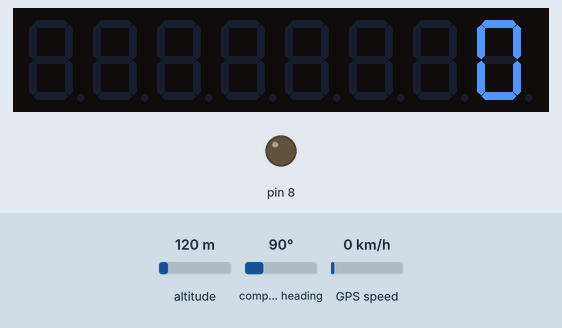
Simulated run of this sketch. Board: SparkFun Pro Micro, built with avr-gcc and run on an emulated ATmega32U4. Shown: 8-digit seven-segment display, output pins drawn as LEDs (lit = HIGH). Inputs (shaded band) come from the test bench; at power-on: GPS speed 0 km/h, altitude 120 m, compass heading 90°. Random numbers use the default seed unless the sketch sets one; the GPS gets a fix after 3 s at 37.7749, -122.4194 with 8 satellites.

Above: at 1.2 s.
1.3 s: GPS speed set to 2 km/h
At 5.3 s:
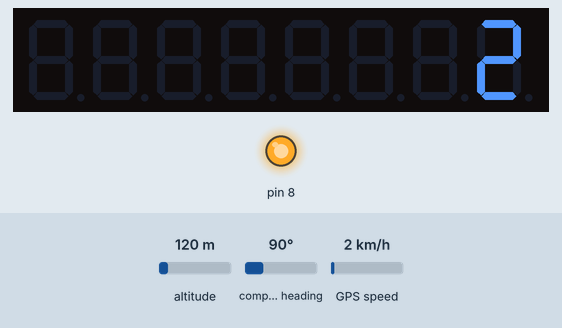
5.4 s: GPS speed set to 30 km/h
At 7.8 s:
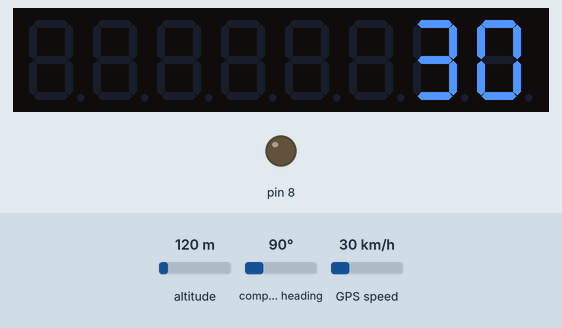
8.5 s: GPS speed set to 60 km/h
At 11.4 s:
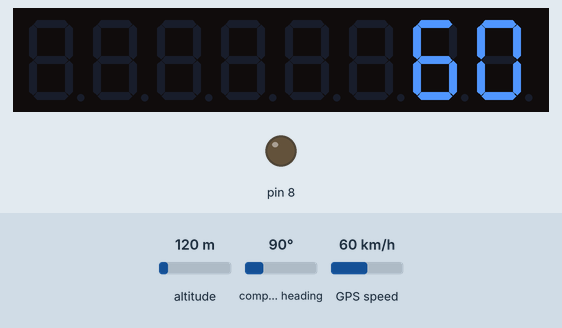
Timing chart, 0 to 12.9 s (numbered marks = the images above; inputs shaded):
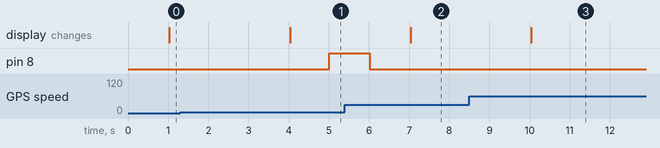

Measured:
- after the input at 1.3 s, the display: changes after 2.7 s (image 1)
- after the input at 5.4 s, the display: changes after 1.6 s (image 2)
- after the input at 8.5 s, the display: changes after 1.5 s (image 3)

The sketch:

main.ino
```cpp
// (licence header left out)
#include <LedControl.h>;
#include <TinyGPS++.h>;

// 0 : SERIAL PRINT OFF
// 1 : SERIAL PRINT ON
bool debug = 0;

// 0 : TEST DISPLAY OFF
// 1 : TEST DISPLAY ON
bool test = 0;

#define DATA 4
#define CLK 3
#define LOAD 2

LedControl lc(DATA, CLK, LOAD);
TinyGPSPlus gps;

int stateLED = LOW;
int stateCount = 0;
unsigned long last = 0UL;

void setup() {

    // SERIAL USB CONNECTION
    // Serial.begin(115200);

    // SERIAL CONNECTION ON DEVICE TX + RX
    // ATTINY1634
    Serial.begin(9600);
    // ARDUINO PRO MICRO
    // Serial1.begin(9600);

    // LED DISPLAY SETUP
    lc.shutdown(0, false);
    lc.setIntensity(0, 8);
    lc.clearDisplay(0);

    // STATUS LED
    pinMode(8, OUTPUT);
}

void loop() {

    while (Serial.available()) {

        gps.encode(Serial.read());

        if (millis() - last > 1000) {

            if (debug)
                serialMonitor(gps.speed.kmph(), gps.satellites.value());

            lc.shutdown(0, false);

            // NORMAL GPS OUTPUT
            if(!test)
                printDigit(gps.speed.kmph(), false);

            // TEST DISPLAY OUTPUT
            if(test)
                printDigit(randomDouble(125.00, 135.00), false);

            if (gps.charsProcessed() < 10) {
                printDigit(404, false);
            }

            last = millis();

            // STATUS LED FLASH
            stateCount = (stateCount > 5 ) ? 0 : stateCount + 1;
            stateLED = (stateLED == LOW) ? HIGH : LOW;
            if(stateCount == 5)
                digitalWrite(8, stateLED);
            if(stateCount != 5)
                digitalWrite(8, LOW);
        }
    }
}
```

debug.ino
```cpp
void serialMonitor(float speed, int sat ) {
    Serial.print("KM/H: ");
    Serial.print(speed);
    Serial.println();

    Serial.print("SAT: ");
    Serial.print(sat);
    Serial.println();
    Serial.println("++++++++++++++++++");

    Serial.print("RANDOM TEST FLOAT: ");
    Serial.println();
    Serial.println(randomDouble(25.00, 32.00), 2);

    Serial.println("++++++++++++++++++");
}
```

printdigit.ino
```cpp
void printDigit(int v, bool comma) {

    int ones, tens, hundreds;

    if (v < -999 || v > 999)
        return;

    ones = v % 10;
    v = v / 10;
    tens = v % 10;
    v = v / 10;
    hundreds = v;

    (hundreds == 0)
        ? lc.setChar(0, 2, ' ', false)
        : lc.setDigit(0, 2, (byte)hundreds, false);
    (tens == 0 && hundreds == 0)
        ? lc.setChar(0, 1, ' ', false)
        : lc.setDigit(0, 1, (byte)tens, false);

    lc.setDigit(0, 0, (byte)ones, comma);
}
```

randomdouble.ino
```cpp
double randomDouble(double minf, double maxf) {
    // use 1ULL<<63 for max double values)
    return minf + random(1UL << 31) * (maxf - minf) / (1UL << 31);
}
```
